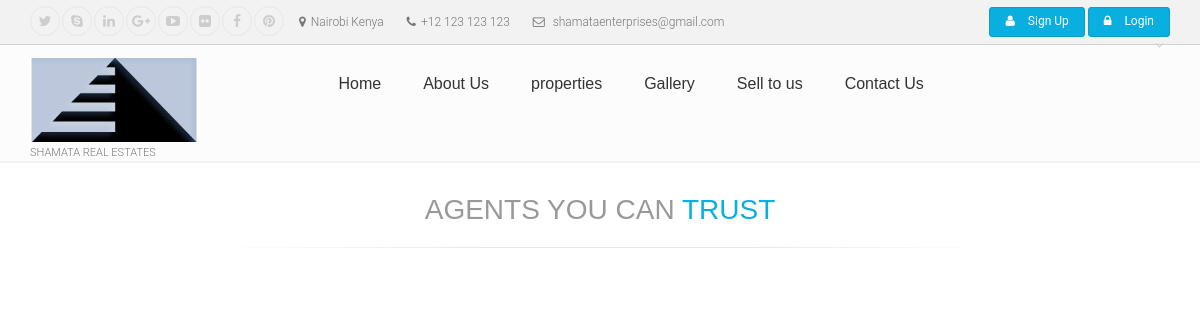
The app's page /team/agents_list/, older data.
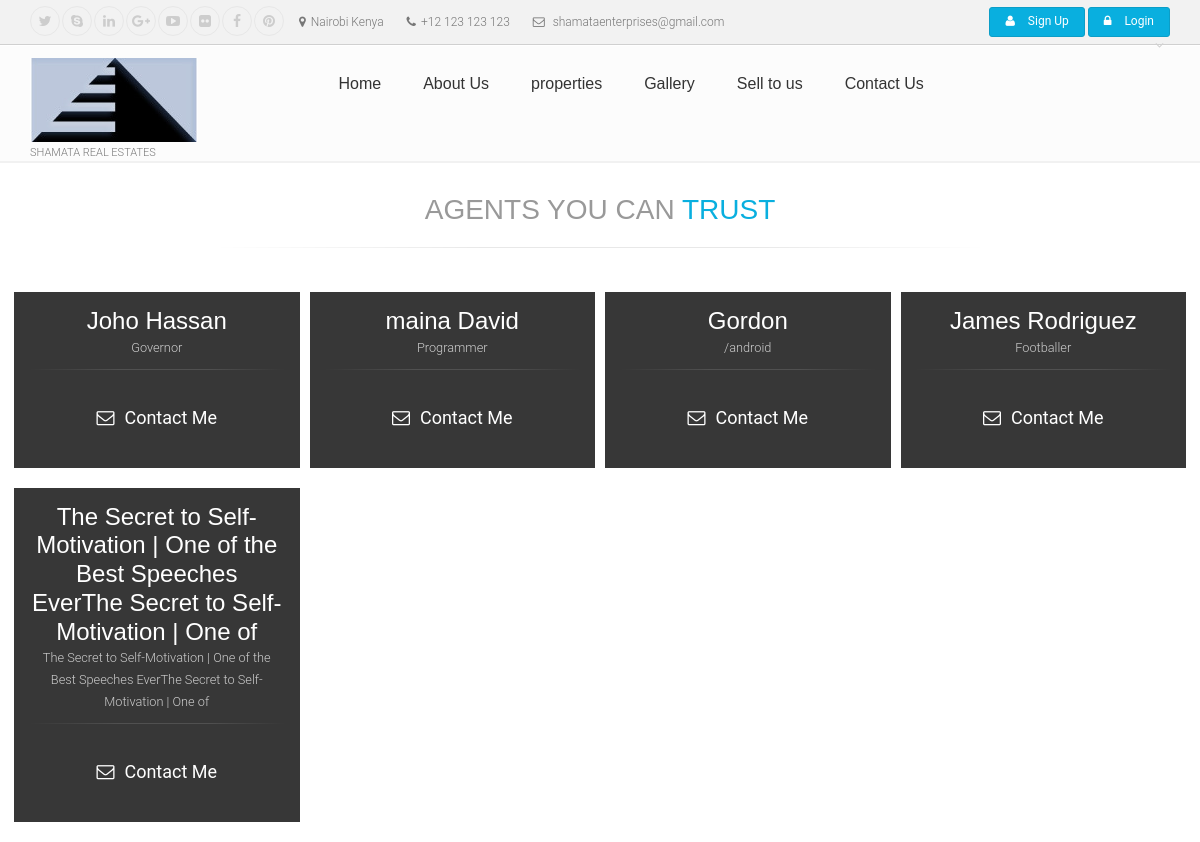
The same page, newer data.
### Teammembers/models.py (models this page shows, shortened)
class Team_Meamber(models.Model):
    name = models.CharField(max_length=100)
    role = models.CharField(max_length=100)
    details = models.TextField()
    phone_number = PhoneNumberField(blank=True, null=True)
    email = models.EmailField()
    image = models.ImageField(upload_to=upload_location) #null=False,blank=False

### Teammembers/views.py (the view)
def agents_list(request):
    agent_list = Team_Meamber.objects.all()
    context = {
        "agents_list":agent_list
    }
    template_name = 'Teammembers/main.html'
    return render(request, template_name, context)

### Teammembers/templates/Teammembers/main.html (shortened to what this page needs)
{% extends "Main/base.html" %}
{% load staticfiles %}
{% block content %}
  {% include "Main/navigation.html" %}
<section class="section pv-30">
<div class="container-fluid">
	<div class="row">
		<div class="col-md-8 col-md-offset-2 text-center">
			<h2 class="title"><span class="text-muted">AGENTS YOU CAN</span> <span class="text-default"> TRUST </span></h2>
				<div class="separator"></div>
				</div>
				</div>
				</div>
</section>
<div class="container-fluid">
	<div class="row grid-space-10">
		{%  for agent in agents_list %}
		<div class="col-sm-6 col-md-3">
									<div class="team-member image-box style-2 mb-20 dark-bg text-center">
										<div class="body">
											<h3 class="margin-clear">{{agent.name}}</h3>
											<small>{{agent.role}}</small>
											<div class="separator mt-10"></div>
											<a href="#" class="btn btn-lg-link link-light"><i class="pr-10 fa fa-envelope-o"></i>Contact Me</a>
										</div>
									</div>
								</div>
								{% endfor %}
	</div>
</div>
{% endblock content %}

Row changes from the older to the newer data that the page shows:
added Team_Meamber: name "Joho Hassan", role "Governor"
added Team_Meamber: name "maina David", role "Programmer"
added Team_Meamber: name "Gordon", role "/android"
added Team_Meamber: name "James Rodriguez", role "Footballer"
added Team_Meamber: name "The Secret to Self-Motivation | One of the Best Speeches EverThe Secret to Self-Motivation | One of", role "The Secret to Self-Motivation | One of the Best Speeches EverThe Secret to Self-Motivation | One of"
